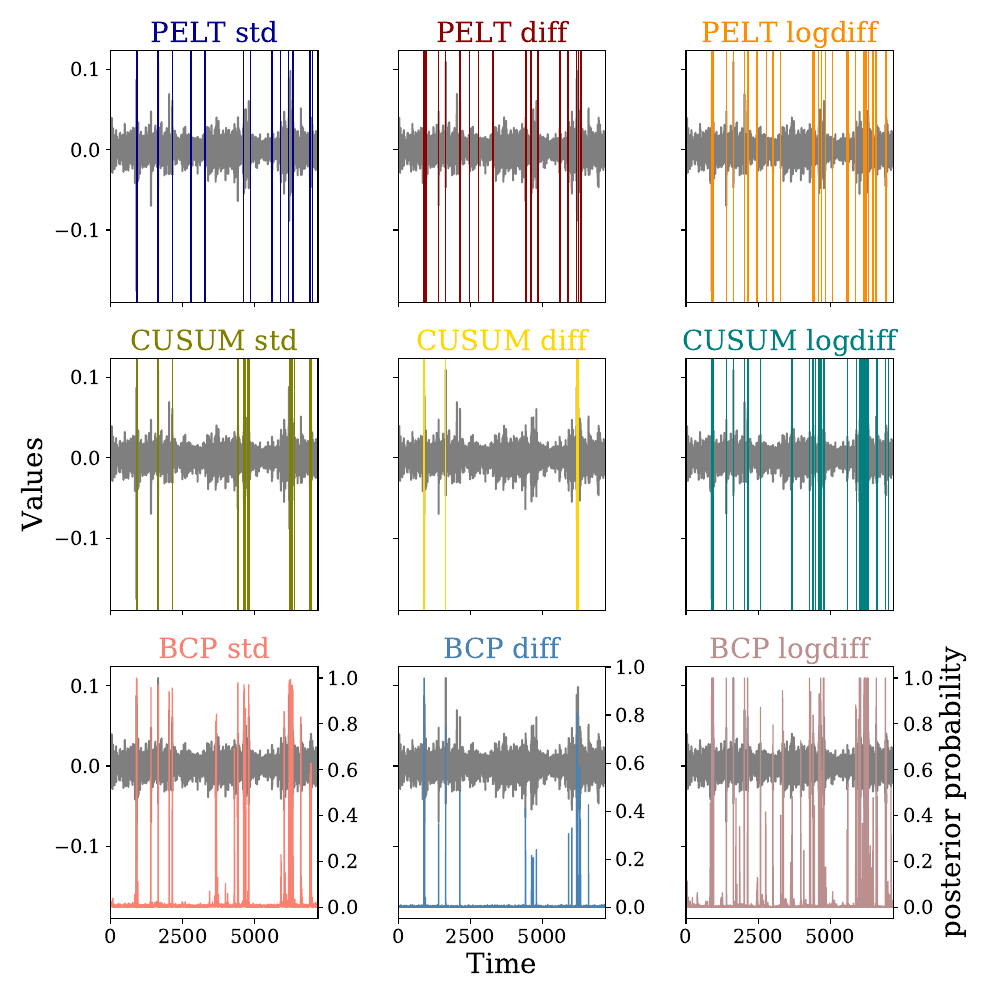

Source code (Python):
import numpy as np
from PyChange import PyChange
from matplotlib import pyplot as plt
import csv
import matplotlib
import datetime


# plt.style.use('ggplot')
# plt.style.use('fivethirtyeight')
# plt.rc('text', usetex=True)
plt.rc('font', family='serif')
plt.rc('font', size=14)


if __name__ == "__main__":
    r = np.random.RandomState(42)

    seq = []
    dates = []
    with open('ftse100.csv', "r") as file_c:
        reader = csv.reader(file_c, delimiter=',')
        i = 0
        for row in reader:
            if i != 0:
                seq.append(float(row[1]))
                dates.append(row[0])
            i = i + 1
    #dates = matplotlib.dates.datestr2num(dates)
    dates = map(datetime.datetime.strptime, dates, len(dates) * ["%Y-%m-%d"])

    plt.xlabel('year', fontsize=18)
    plt.ylabel('daily returns FTSE100 [\%]', fontsize=18)
    plt.plot(dates, seq, color='k')
    plt.tight_layout()
    plt.savefig('FTSE100_raw.pdf')
    plt.clf()

    f, ((ax1, ax2, ax7), (ax3, ax4, ax8), (ax5, ax6, ax9)) = plt.subplots(3, 3, sharex=True, sharey=True, figsize=(10, 10))

    axis = [ax1, ax2, ax7, ax3, ax4, ax8, ax5, ax6, ax9]
    methods = ['PELT', 'PELT', 'PELT', 'CUSUM', 'CUSUM', 'CUSUM', 'BCP', 'BCP', 'BCP']  # ['MaChaMP', 'PELT', 'WBS', 'SMUCE', 'E-Divise', 'BCP', 'Lepage', 'EWMA', 'Fpop']
    color = ['darkblue', 'darkred', 'darkorange', 'olive', 'gold', 'teal', 'salmon', 'steelblue', 'rosybrown']  # ['darkblue', 'darkred', 'darkorange', 'olive', 'gold', 'teal', 'salmon', 'steelblue', 'rosybrown']
    transformation = ['std', 'diff', 'logdiff', 'std', 'diff', 'logdiff', 'std', 'diff', 'logdiff']

    for a, m, c, t in zip(axis, methods, color, transformation):
        a.plot(seq, color='black', alpha=0.5)

        if m != 'none':
            loc = PyChange(seq, transform=t, method=m)
        else:
            loc = []
        print m, loc
        if len(loc) >= len(seq) - 5:
            ax_b = a.twinx()
            ax_b.plot(loc, color=c, linewidth=1)
            if t == 'logdiff':
                ax_b.set_ylabel('posterior probability', fontsize=20)
            ax_b.tick_params('y')
        else:
            for l in loc:
                a.axvline(l, color=c, linewidth=1)
        #a.set_title(r"$\texttt{" + m + "}$", fontsize=20, color=c)
        a.set_title(m + ' ' + t, fontsize=20, color=c)
    ax6.set_xlabel('Time', fontsize=20)
    ax3.set_ylabel('Values', fontsize=20)
    #ax1.set_xticks([100, 200, 300])
    ax1.set_xlim((0, len(seq)))
    plt.tight_layout()
    plt.savefig('FTSE100.pdf')
